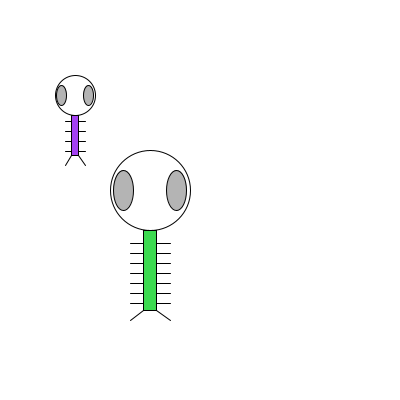
Frame 1 (no input)
Frame 60 (the mouse pressed at the canvas centre just before this capture): identical to frame 1, image omitted
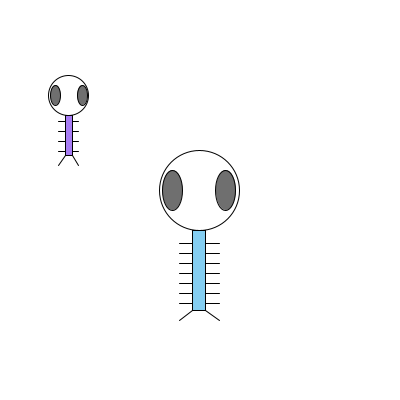
Frame 120 (the mouse held since frame 60 and released just before this capture)

The Processing sketch that drew these frames (run headless with seeded random() and noise(); from frame 60 on, the mouse is pressed at the canvas centre):

// Processing sketch: processing_12203
// ── processing_12203.pde

Zoog zoog1;
Zoog zoog2;

float x = 150;
float y = 100;
 
void setup() {
  size(400,400);
  smooth();
  zoog1 = new Zoog(75,135,40,40,10,random(255),random(255),random(255));
  zoog2 = new Zoog(150,270,80,80,20,random(255),random(255),random(255));
}
 
void draw() {
  background(255);
  // mouseX position determines speed factor
  float factor = constrain(mouseX/10,0,5);
  float d = dist(x,y,mouseX,mouseY);
  color c = color(d);
  zoog1.jiggle(factor);
  zoog1.display(c);
  zoog2.jiggle(factor);
  zoog2.display(c);
}
 
void mousePressed() {
  setup();
}
 
class Zoog {
  // Zoog's variables
  float x,y,w,h,eyeSize,bodyColor1,bodyColor2,bodyColor3;
   
  // Zoog constructor
  Zoog (float tempX, float tempY, float tempW, float tempH, float tempEyeSize, float tempBodyColor1, float tempBodyColor2, float tempBodyColor3) {
    x = tempX;
    y = tempY;
    w = tempW;
    h = tempH;
    eyeSize = tempEyeSize;
    bodyColor1 = tempBodyColor1;
    bodyColor2 = tempBodyColor2;
    bodyColor3 = tempBodyColor3;
  }
 
  // Move Zoog
  void jiggle(float speed) {
    // Change the location of Zoog randomly
    x = x + random(-2,2)*speed;
   
    // Constrain Zoog to window
    x = constrain(x,0,width-2);
    y = constrain(y,0,height-2);
  }
 
  // Display Zoog
  void display(color eyeColor) {
    // Set ellipses and rects to CENTER mode
    ellipseMode(CENTER);
    rectMode(CENTER);
   
    // Draw Zoog's arms with a for loop
    for (float i = y - h/3; i < y + h/2; i += 10) {
      stroke(0);
      line(x-w/4,i,x+w/4,i);
    }
   
    // Draw Zoog's body
    stroke(0);
    fill(bodyColor1,bodyColor2,bodyColor3);
    rect(x,y,w/6,h);
   
    // Draw Zoog's head
    stroke(0);
    fill(255);
    ellipse(x,y-h,w,h);
   
    // Draw Zoog's eyes
    fill(eyeColor);
    ellipse(x-w/3,y-h,eyeSize,eyeSize*2);
    ellipse(x+w/3,y-h,eyeSize,eyeSize*2);
   
    // Draw Zoog's legs
    stroke(0);
    line(x-w/12,y+h/2,x-w/4,y+h/2+10);
    line(x+w/12,y+h/2,x+w/4,y+h/2+10);
  }
}
